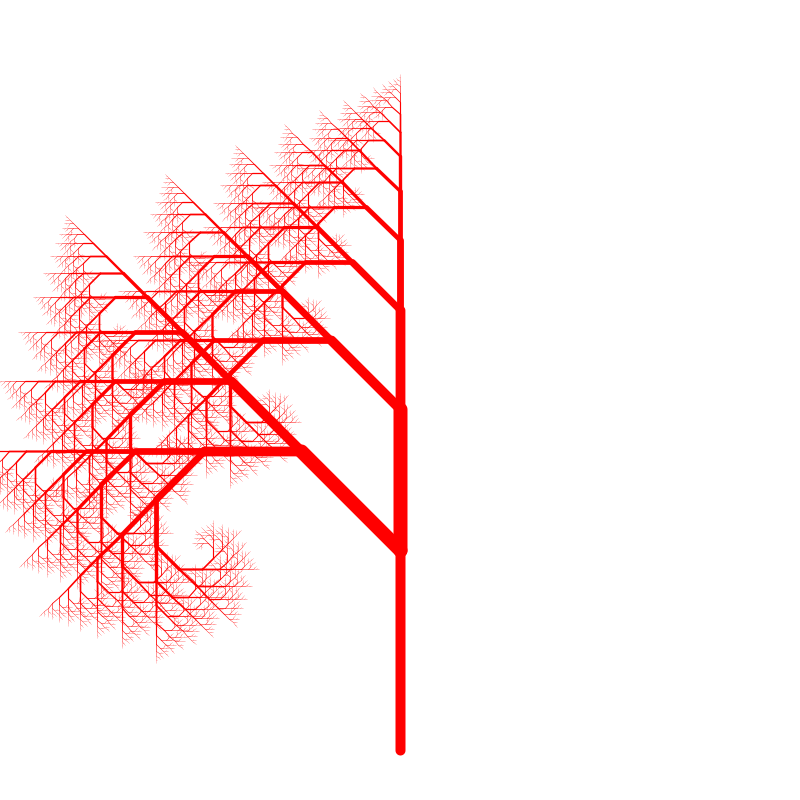
Frame 1 (no input)
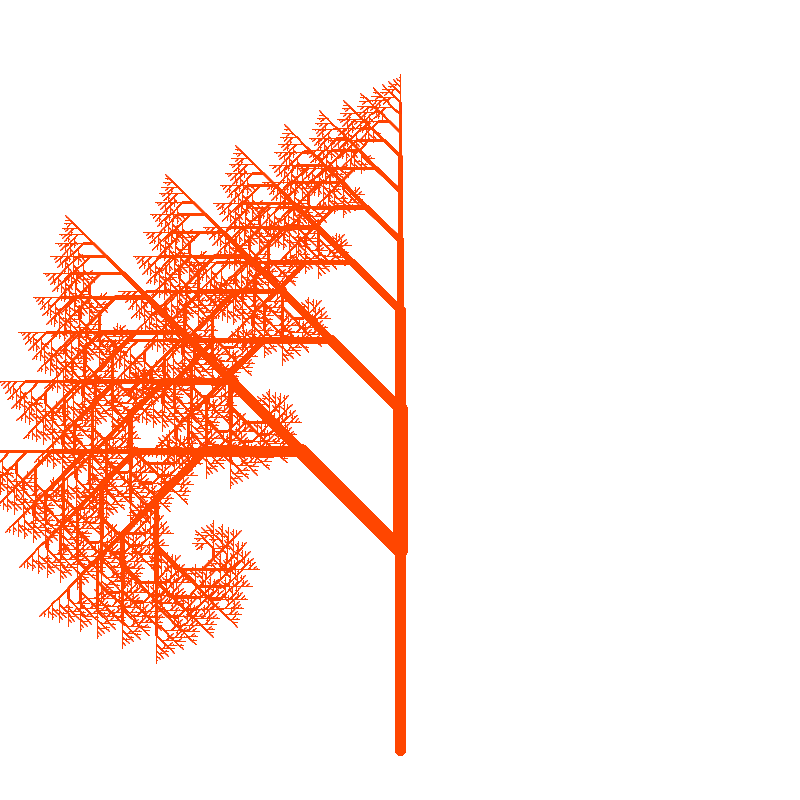
Frame 60 (the mouse pressed at the canvas centre just before this capture)
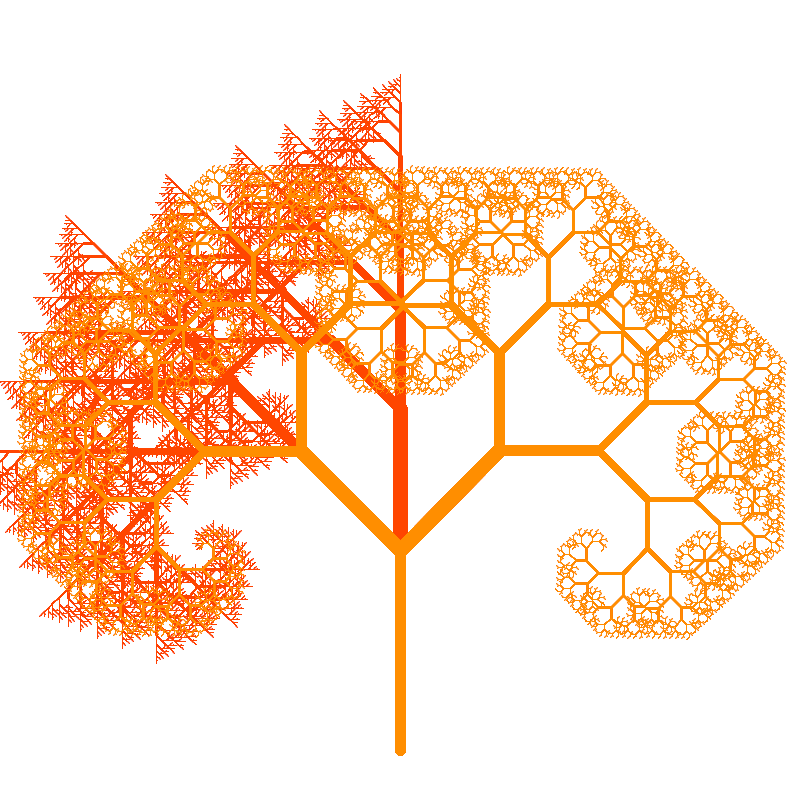
Frame 120 (the mouse held since frame 60 and released just before this capture)

The Processing sketch that drew these frames (run headless with seeded random() and noise(); from frame 60 on, the mouse is pressed at the canvas centre):

// Processing sketch: treeMotion
// ── treeMotion.pde
float proportion=1; 
float colVar = 0;

void setup() {
  background(255);
  colorMode(HSB);
  size(800, 800);
  mouseX = 200;
  mouseY = 200;
}

void draw() {
  //background(255);
  translate(width/2, height-50);
  strokeWeight(10);
  stroke(colVar, 255, 255);
  colVar += 0.2;
  F(200);
  tree(1, 15, 200, proportion, map(mouseY, 0, height, 0, 90), map(mouseX, 0, width, 45, -45));
//  tree(1, 15, 100, proportion, map(mouseY, 0, height, 0, 90), -map(mouseX, 0, width, 45, -45));
}


void tree(int level, int max, float scale, float proportion, float angle, float deviation){
  level+=1;
  scale *= 0.7;

  if(level<max){
  strokeWeight(scale / 10);
   pushMatrix();
   L(angle + deviation);
   F(scale - proportion);
   tree(level, max, scale, proportion, angle, deviation);
   popMatrix();

  strokeWeight(scale/10);
   
   pushMatrix();
   R(angle - deviation);
   F(scale + proportion);
   tree(level, max, scale, proportion, angle, deviation);
   popMatrix();
  }
}

void F(float length){
  line(0,0, 0, -length);
  translate(0, -length);
}

void L(float angle){
  rotate(radians(-angle));
}

void R(float angle){
  rotate(radians(angle));
}

void mouseDragged(){
    proportion += float(mouseY - pmouseY)*0.1;
}
